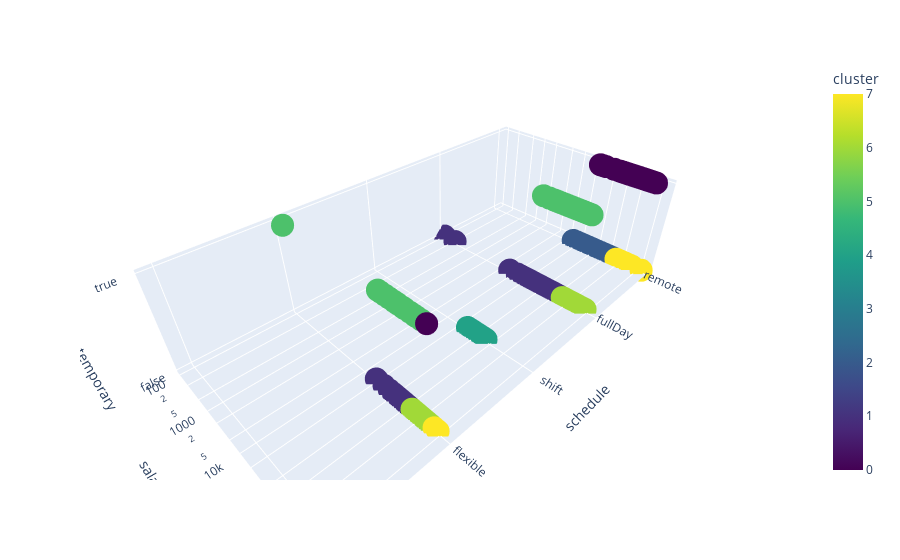

Notebook code cell kept with this figure:
### Code cell
from sklearn.cluster import KMeans
from sklearn.preprocessing import StandardScaler 

X = df[['accept_temporary', 'salary_mean', 'schedule']]
X = pd.get_dummies(X, 
                    columns=['accept_temporary', 'schedule'], 
                    drop_first=True)
scaler = StandardScaler().fit_transform(X)
clustering = KMeans().fit(scaler)
df['cluster'] = clustering.labels_

fig = px.scatter_3d(df, x='schedule', y='salary_mean', z='accept_temporary',
              color='cluster', log_y=True,
              color_continuous_scale=px.colors.sequential.Viridis)
fig.show()

### Figure 1 — Plotly figure (JSON) as saved in the notebook; plotly's stock layout.template omitted (floating-point values rounded to 4 significant figures; data arrays with more than 128 entries replaced by an {"elided": "..."} marker saying what was removed)
{"data": [{"hovertemplate": "schedule=%{x}<br>salary_mean=%{y}<br>accept_temporary=%{z}<br>cluster=%{marker.color}<extra></extra>", "legendgroup": "", "marker": {"color": {"elided": "2550 int values"}, "coloraxis": "coloraxis", "symbol": "circle"}, "mode": "markers", "name": "", "scene": "scene", "showlegend": false, "type": "scatter3d", "x": {"elided": "2550 str values"}, "y": {"elided": "2550 float values"}, "z": {"elided": "2550 bool values"}}], "layout": {"autosize": true, "coloraxis": {"colorbar": {"title": {"text": "cluster"}}, "colorscale": [[0, "#440154"], [0.1111, "#482878"], [0.2222, "#3e4989"], [0.3333, "#31688e"], [0.4444, "#26828e"], [0.5556, "#1f9e89"], [0.6667, "#35b779"], [0.7778, "#6ece58"], [0.8889, "#b5de2b"], [1, "#fde725"]]}, "legend": {"tracegroupgap": 0}, "margin": {"t": 60}, "scene": {"aspectmode": "auto", "aspectratio": {"x": 2, "y": 1, "z": 0.5}, "domain": {"x": [0, 1], "y": [0, 1]}, "xaxis": {"title": {"text": "schedule"}, "type": "category"}, "yaxis": {"title": {"text": "salary_mean"}, "type": "log"}, "zaxis": {"title": {"text": "accept_temporary"}, "type": "category"}}}}
